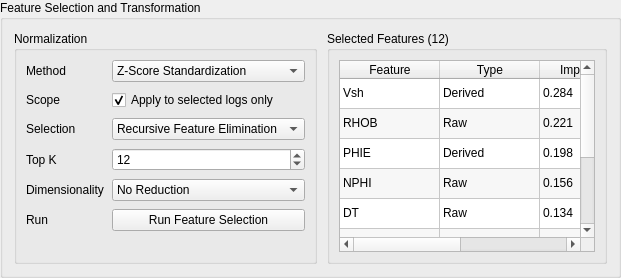
            <widget class="QGroupBox" name="grpFeatureSelection">
             <property name="title"><string>Feature Selection and Transformation</string></property>
             <layout class="QHBoxLayout" name="featureSelectionLayout">
              <property name="spacing"><number>10</number></property>
              <item>
               <widget class="QGroupBox" name="grpSelectionControls">
                <property name="title"><string>Normalization</string></property>
                <layout class="QFormLayout" name="selectionControlsForm">
                 <property name="horizontalSpacing"><number>8</number></property>
                 <property name="verticalSpacing"><number>8</number></property>
                 <item row="0" column="0"><widget class="QLabel" name="lblNormMethod"><property name="text"><string>Method</string></property></widget></item>
                 <item row="0" column="1"><widget class="QComboBox" name="cmbNormalization"><item><property name="text"><string>Z-Score Standardization</string></property></item><item><property name="text"><string>Robust Scaler</string></property></item><item><property name="text"><string>Min-Max Scaling</string></property></item></widget></item>
                 <item row="1" column="0"><widget class="QLabel" name="lblApplyTo"><property name="text"><string>Scope</string></property></widget></item>
                 <item row="1" column="1"><widget class="QCheckBox" name="chkSelectedOnly"><property name="text"><string>Apply to selected logs only</string></property><property name="checked"><bool>true</bool></property></widget></item>
                 <item row="2" column="0"><widget class="QLabel" name="lblSelectionMethod"><property name="text"><string>Selection</string></property></widget></item>
                 <item row="2" column="1"><widget class="QComboBox" name="cmbSelectionMethod"><item><property name="text"><string>Recursive Feature Elimination</string></property></item><item><property name="text"><string>Mutual Information</string></property></item><item><property name="text"><string>Tree Feature Importance</string></property></item></widget></item>
                 <item row="3" column="0"><widget class="QLabel" name="lblTopK"><property name="text"><string>Top K</string></property></widget></item>
                 <item row="3" column="1"><widget class="QSpinBox" name="spinTopK"><property name="minimum"><number>4</number></property><property name="maximum"><number>40</number></property><property name="value"><number>12</number></property></widget></item>
                 <item row="4" column="0"><widget class="QLabel" name="lblPca"><property name="text"><string>Dimensionality</string></property></widget></item>
                 <item row="4" column="1"><widget class="QComboBox" name="cmbDimensionality"><item><property name="text"><string>No Reduction</string></property></item><item><property name="text"><string>PCA to 95% variance</string></property></item><item><property name="text"><string>UMAP for embeddings</string></property></item></widget></item>
                 <item row="5" column="0"><widget class="QLabel" name="lblFeatureAction"><property name="text"><string>Run</string></property></widget></item>
                 <item row="5" column="1"><widget class="QPushButton" name="btnRunFeatureSelection"><property name="text"><string>Run Feature Selection</string></property></widget></item>
                </layout>
               </widget>
              </item>
              <item>
               <widget class="QGroupBox" name="grpSelectedFeatureTable">
                <property name="title"><string>Selected Features (12)</string></property>
                <layout class="QVBoxLayout" name="selectedFeatureTableLayout">
                 <item>
                  <widget class="QTableWidget" name="tblSelectedFeatures">
                   <property name="alternatingRowColors"><bool>true</bool></property>
                   <property name="rowCount"><number>9</number></property>
                   <property name="columnCount"><number>4</number></property>
                   <attribute name="horizontalHeaderVisible"><bool>true</bool></attribute>
                   <attribute name="verticalHeaderVisible"><bool>false</bool></attribute>
                   <column><property name="text"><string>Feature</string></property></column>
                   <column><property name="text"><string>Type</string></property></column>
                   <column><property name="text"><string>Importance</string></property></column>
                   <column><property name="text"><string>Rank</string></property></column>
                   <item row="0" column="0"><property name="text"><string>Vsh</string></property></item>
                   <item row="0" column="1"><property name="text"><string>Derived</string></property></item>
                   <item row="0" column="2"><property name="text"><string>0.284</string></property></item>
                   <item row="0" column="3"><property name="text"><string>1</string></property></item>
                   <item row="1" column="0"><property name="text"><string>RHOB</string></property></item>
                   <item row="1" column="1"><property name="text"><string>Raw</string></property></item>
                   <item row="1" column="2"><property name="text"><string>0.221</string></property></item>
                   <item row="1" column="3"><property name="text"><string>2</string></property></item>
                   <item row="2" column="0"><property name="text"><string>PHIE</string></property></item>
                   <item row="2" column="1"><property name="text"><string>Derived</string></property></item>
                   <item row="2" column="2"><property name="text"><string>0.198</string></property></item>
                   <item row="2" column="3"><property name="text"><string>3</string></property></item>
                   <item row="3" column="0"><property name="text"><string>NPHI</string></property></item>
                   <item row="3" column="1"><property name="text"><string>Raw</string></property></item>
                   <item row="3" column="2"><property name="text"><string>0.156</string></property></item>
                   <item row="3" column="3"><property name="text"><string>4</string></property></item>
                   <item row="4" column="0"><property name="text"><string>DT</string></property></item>
                   <item row="4" column="1"><property name="text"><string>Raw</string></property></item>
                   <item row="4" column="2"><property name="text"><string>0.134</string></property></item>
                   <item row="4" column="3"><property name="text"><string>5</string></property></item>
                   <item row="5" column="0"><property name="text"><string>Sw</string></property></item>
                   <item row="5" column="1"><property name="text"><string>Derived</string></property></item>
                   <item row="5" column="2"><property name="text"><string>0.089</string></property></item>
                   <item row="5" column="3"><property name="text"><string>6</string></property></item>
                 </widget>
                </item>
               </layout>
              </widget>
             </item>
            </layout>
           </widget>
